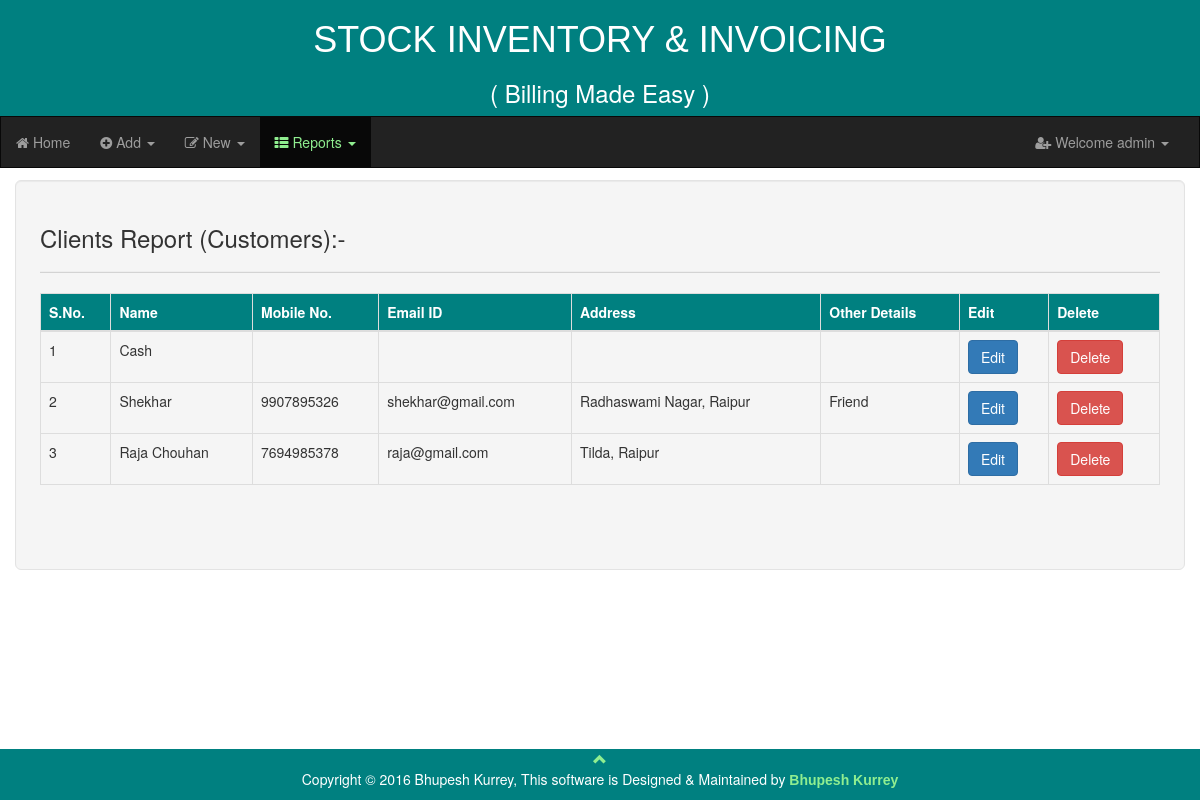
The page /client_report.php (signed in) on the database its author committed.
### tables this page shows
CREATE TABLE IF NOT EXISTS `clients` (
  `cl_id` int(11) NOT NULL AUTO_INCREMENT,
  `cl_name` varchar(50) NOT NULL,
  `cl_mobile` varchar(12) DEFAULT NULL,
  `cl_email` varchar(30) DEFAULT NULL,
  `cl_address` varchar(150) DEFAULT NULL,
  `cl_detail` varchar(300) DEFAULT NULL,
  PRIMARY KEY (`cl_id`)
);

### client_report.php (the view, shortened to what this page needs)
<?php
	include ('header.php');
			?>
<!DOCTYPE html>
<html lang="en">
<head>
</head>
<body>
<div class="container-fluid">
<div class="well well-lg">
<h3>Clients Report (Customers):-</h3><hr style="background-color:lightgrey; height:1px;">
<form action="" method="">
<table class="table table-bordered">
    <thead>
      <tr style="background-color:teal; color:white;">
        <th>S.No.</th>
        <th>Name</th>
        <th>Mobile No.</th>
        <th>Email ID</th>
        <th>Address</th>
        <th>Other Details</th>
		<th>Edit</th>
		<th>Delete</th>
      </tr>
    </thead>
	<?php
	include ('config.php');
$sql1 = "SELECT * FROM clients";
$result = $conn->query($sql1);
if ($result->num_rows > 0) {
	$sno=1;
    while($row = $result->fetch_assoc()) {
	?>
	<tr class="bigBFun">
        <td><?php echo $sno++; ?></td>
        <td><?php echo $row["cl_name"] ?></td>
        <td><?php echo $row["cl_mobile"] ?></td>
        <td><?php echo $row["cl_email"] ?></td>
        <td><?php echo $row["cl_address"] ?></td>
        <td><?php echo $row["cl_detail"] ?></td>
		<td><a href="update_client.php?upcid=<?php echo $row["cl_id"];?>" class="btn btn-primary">Edit</a></td>
		<td><a href="#" class="btn btn-danger" id="<?php echo $row["cl_id"];?>" name="<?php echo $row["cl_name"] ?>">Delete</a></td>
      </tr>
    <?php
		}
	}
else {
		echo "No Records Found...";
	}
  ?>
  </table>
</form>
<br>
<br>
</div>
</div>
<?php
include('footer.php');
?>
</body>
</html>

### rows shown on the page
clients: cl_name "Cash"
clients: cl_name "Shekhar", cl_mobile "9907895326", cl_email "shekhar@gmail.com", cl_address "Radhaswami Nagar, Raipur", cl_detail "Friend"
clients: cl_name "Raja Chouhan", cl_mobile "7694985378", cl_email "raja@gmail.com", cl_address "Tilda, Raipur"

### other values the page prints
$_SESSION ['usr'] "admin"
